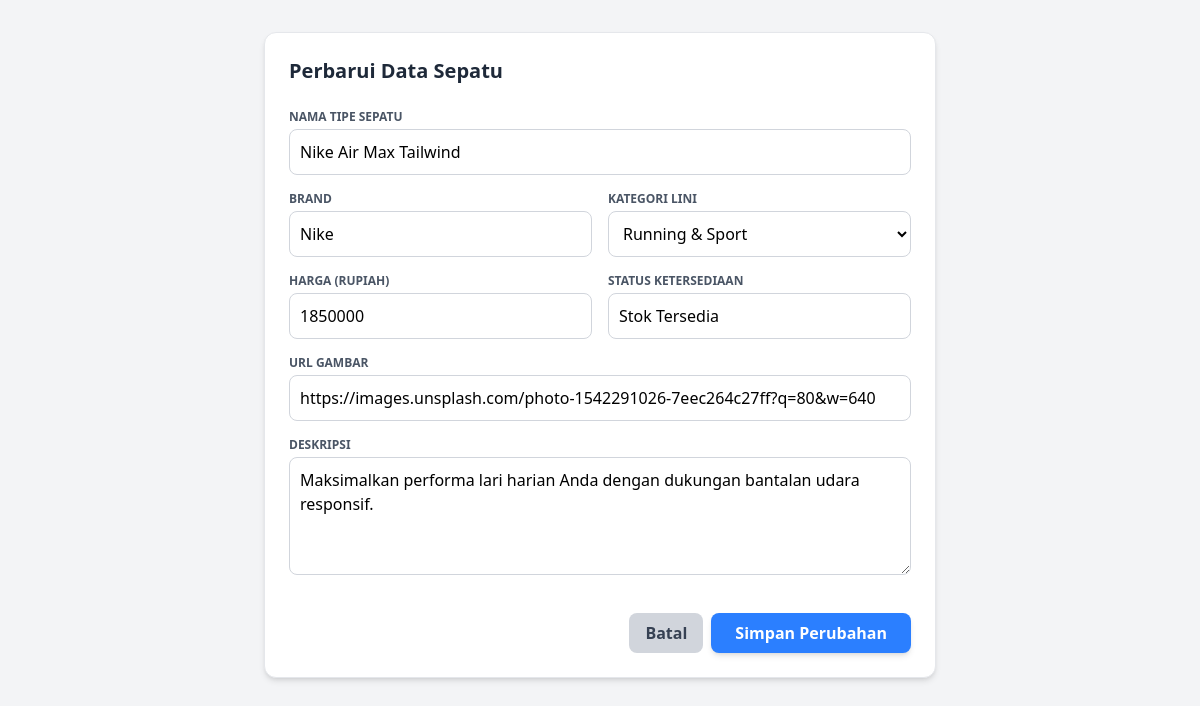
The app's page /edit.php?id=1 (signed in) with its own data.
### tables this page shows
CREATE TABLE IF NOT EXISTS produk (
    id INT(11) AUTO_INCREMENT PRIMARY KEY,
    nama_sepatu VARCHAR(255) NOT NULL,
    brand VARCHAR(100) NOT NULL,
    kategori VARCHAR(100) NOT NULL,
    harga INT(11) NOT NULL,
    stok_status VARCHAR(100) NOT NULL,
    deskripsi TEXT NOT NULL,
    gambar VARCHAR(500) NOT NULL
);

### edit.php (the view, shortened to what this page needs)
<?php
include 'koneksi.php';
$id = mysqli_real_escape_string($koneksi, $_GET['id']);
$sql = "SELECT * FROM produk WHERE id = $id";
$res = mysqli_query($koneksi, $sql);
$row = mysqli_fetch_assoc($res);
?>
<!DOCTYPE html>
<html lang="id">
<head>
    <script src="https://cdn.jsdelivr.net/npm/@tailwindcss/browser@4"></script>
</head>
<body class="bg-gray-100 p-4 md:p-8">
    <div class="max-w-2xl mx-auto bg-white p-6 rounded-xl shadow-md border border-gray-200">
        <h2 class="text-xl font-bold text-gray-800 mb-6">Perbarui Data Sepatu</h2>
        <form action="" method="POST" class="space-y-4">
            <div>
                <label class="block text-xs font-bold uppercase text-gray-600 mb-1">Nama Tipe Sepatu</label>
                <input type="text" name="nama_sepatu" value="<?php echo $row['nama_sepatu']; ?>" required class="w-full p-2.5 border border-gray-300 rounded-lg outline-none focus:ring-2 focus:ring-amber-500">
            </div>
            <div class="grid grid-cols-1 md:grid-cols-2 gap-4">
                <div>
                    <label class="block text-xs font-bold uppercase text-gray-600 mb-1">Brand</label>
                    <input type="text" name="brand" value="<?php echo $row['brand']; ?>" required class="w-full p-2.5 border border-gray-300 rounded-lg outline-none focus:ring-2 focus:ring-amber-500">
                </div>
                <div>
                    <label class="block text-xs font-bold uppercase text-gray-600 mb-1">Kategori Lini</label>
                    <select name="kategori" class="w-full p-2.5 border border-gray-300 rounded-lg outline-none focus:ring-2 focus:ring-amber-500">
                        <option value="Running & Sport" <?php if($row['kategori'] == 'Running & Sport') echo 'selected'; ?>>Running & Sport</option>
                    </select>
                </div>
            </div>
            <div class="grid grid-cols-1 md:grid-cols-2 gap-4">
                <div>
                    <label class="block text-xs font-bold uppercase text-gray-600 mb-1">Harga (Rupiah)</label>
                    <input type="number" name="harga" value="<?php echo $row['harga']; ?>" required class="w-full p-2.5 border border-gray-300 rounded-lg outline-none focus:ring-2 focus:ring-amber-500">
                </div>
                <div>
                    <label class="block text-xs font-bold uppercase text-gray-600 mb-1">Status Ketersediaan</label>
                    <input type="text" name="stok_status" value="<?php echo $row['stok_status']; ?>" required class="w-full p-2.5 border border-gray-300 rounded-lg outline-none focus:ring-2 focus:ring-amber-500">
                </div>
            </div>
            <div>
                <label class="block text-xs font-bold uppercase text-gray-600 mb-1">URL Gambar</label>
                <input type="url" name="gambar" value="<?php echo $row['gambar']; ?>" required class="w-full p-2.5 border border-gray-300 rounded-lg outline-none focus:ring-2 focus:ring-amber-500">
            </div>
            <div>
                <label class="block text-xs font-bold uppercase text-gray-600 mb-1">Deskripsi</label>
                <textarea name="deskripsi" rows="4" required class="w-full p-2.5 border border-gray-300 rounded-lg outline-none focus:ring-2 focus:ring-amber-500"><?php echo $row['deskripsi']; ?></textarea>
            </div>
            <div class="pt-4 flex justify-end space-x-2">
                <a href="index.php#dashboard" class="bg-gray-300 text-gray-700 py-2 px-4 rounded-lg font-semibold hover:bg-gray-400">Batal</a>
                <button type="submit" name="update" class="bg-blue-500 text-white py-2 px-6 rounded-lg font-semibold hover:bg-blue-600 shadow-md">Simpan Perubahan</button>
            </div>
        </form>
    </div>
</body>
</html>

### records on screen
produk: nama_sepatu "Nike Air Max Tailwind", brand "Nike", kategori "Running & Sport", harga "1850000", stok_status "Stok Tersedia", gambar "https://images.unsplash.com/photo-1542291026-7eec264c27ff?q=80&w=640", deskripsi "Maksimalkan performa lari harian Anda dengan dukungan bantalan udara responsif."
